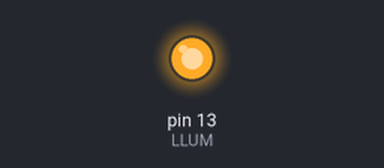
A sketch run on a simulated Arduino Uno, built with avr-gcc and run on an emulated ATmega328P. On the bench: output pins drawn as LEDs (lit = HIGH).

Above: at 2.3 s.
At 6.9 s:
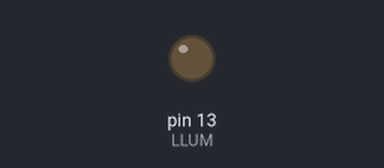
Timing chart, 0 to 9.5 s (numbered marks = the images above):
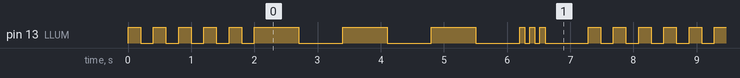

The sketch:

sketch.ino
```cpp
/*
  Solucionari Repte SA1-B · Llum de bicicleta (AMPLIAT)
  AMPLIACIO 1: un segon mode (parpelleig lent) despres del primer.
  AMPLIACIO 2: seqüencia d'emergencia (3 flaixos rapids + pausa) amb for.
  AMPLIACIO 3: cada mode encapsulat en una FUNCIO propia.
  Circuit: LED al pin 13 (o LED + 220 ohm a GND).
*/

const int LLUM = 13;

// AMPLIACIO 3: cada mode es una funcio
void modeRapid(int repeticions) {
  for (int i = 0; i < repeticions; i++) {
    digitalWrite(LLUM, HIGH); delay(200);
    digitalWrite(LLUM, LOW);  delay(200);
  }
}

void modeLent(int repeticions) {
  for (int i = 0; i < repeticions; i++) {
    digitalWrite(LLUM, HIGH); delay(700);
    digitalWrite(LLUM, LOW);  delay(700);
  }
}

void modeEmergencia() {
  // AMPLIACIO 2: 3 flaixos rapids + pausa llarga
  for (int i = 0; i < 3; i++) {
    digitalWrite(LLUM, HIGH); delay(80);
    digitalWrite(LLUM, LOW);  delay(80);
  }
  delay(600);
}

void setup() {
  pinMode(LLUM, OUTPUT);
}

void loop() {
  modeRapid(5);        // mode 1
  modeLent(3);         // AMPLIACIO 1: mode 2
  modeEmergencia();    // AMPLIACIO 2
}
```

Measured:
- by itself, pin 13 (LLUM): moves between LOW and HIGH, repeating every 7.3 s
- by itself, everything shown: repeats every 7.3 s, in 22 steps
